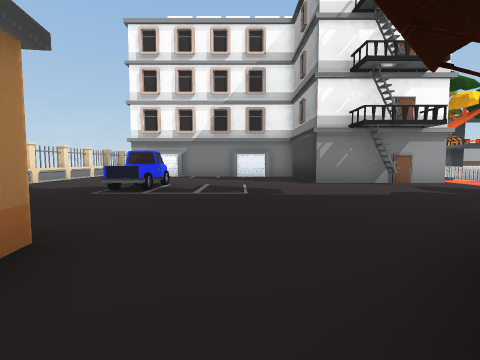
[1] (above)

15 first-person views from a walk through a Unity game level. The camera is 1.2 m above the floor, tilts 4° down and sees 85° across. The floor is counted in squares, 2 m on a side. Each view is taken from the middle of a square. On the plan, view 1 faces up. The plan holds only what a view shows up to about 9 squares ahead; the rest is blank. The place goes on beyond the plan. The player character is not drawn. Surface patterns are stand-ins for the level's own textures.

[2]
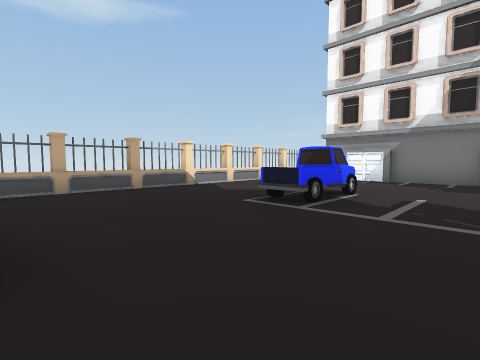

[3]
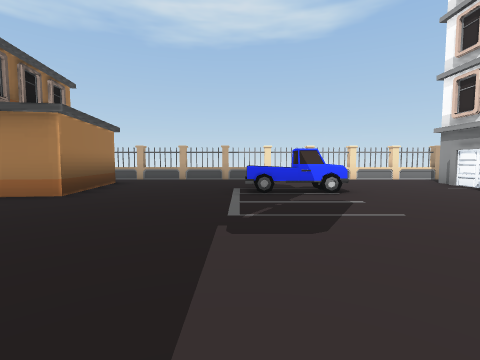

[4]
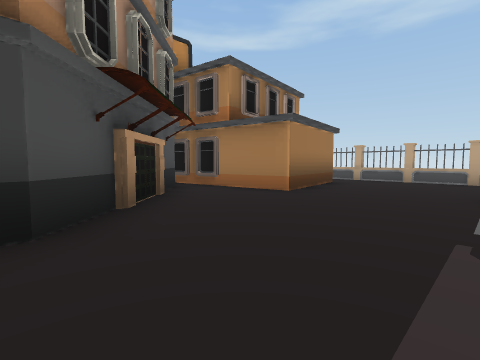

[5]
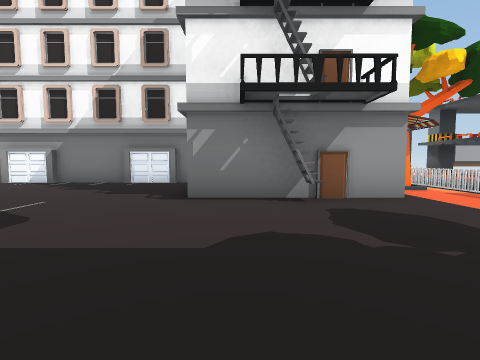

[6]
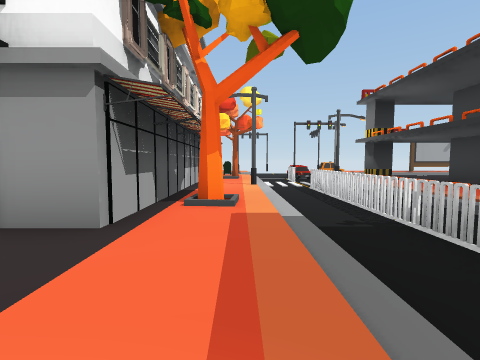

[7]
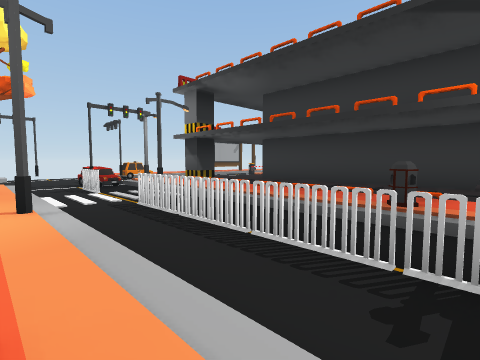

[8]
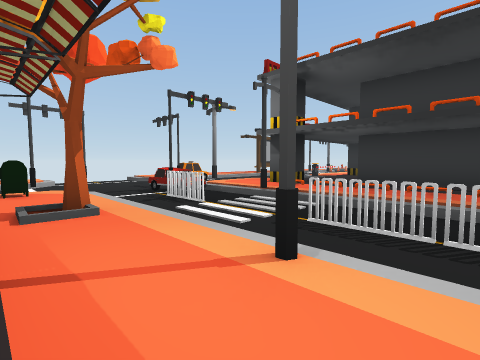

[9]
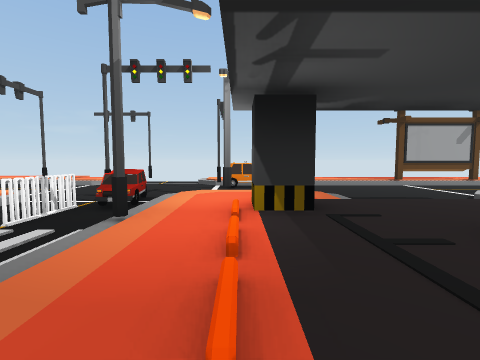

[10]
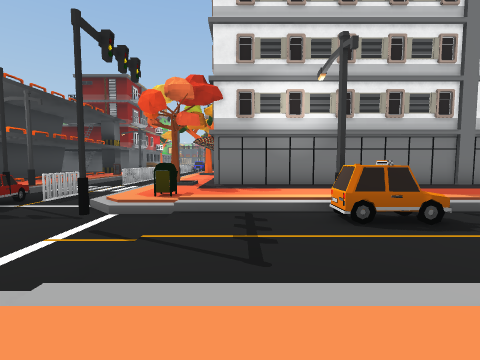

[11]
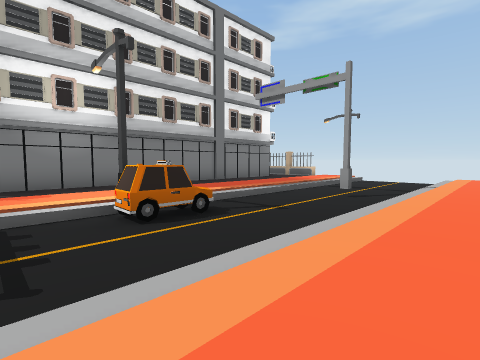

[12]
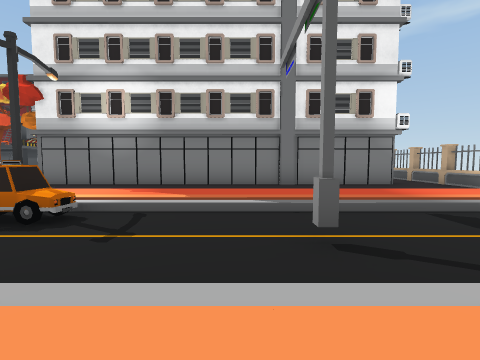

[13]
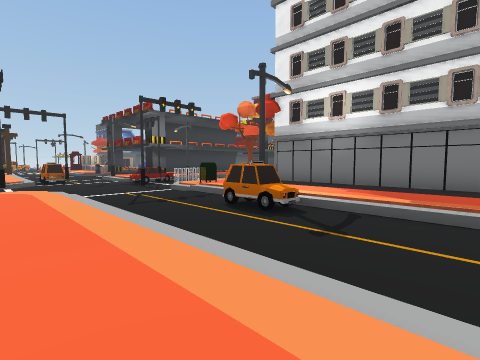

[14]
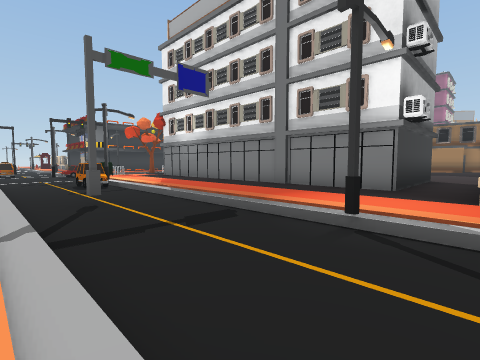

[15]
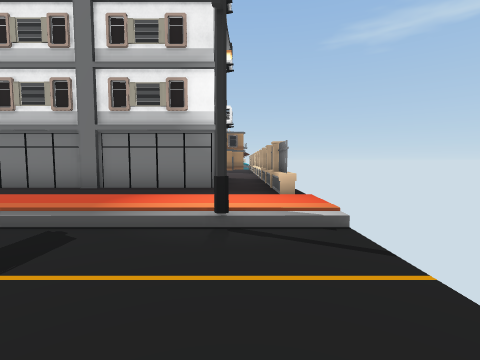

### Floor plan
Key: @ floor where view 1 was taken; # wall or solid block; . main floor; - floor 0.25 m lower than the main floor; : floor 1 m higher than the main floor; / step, stairs or slope; ^ raised ledge; T tree; B building; F fence; S streetlight; I bin; M mailbox; U bus; A taxi; O other object.
Columns run from 6 left of view 1 to 21 right of it. Each row starts with its distance up from view 1.
 22   ............
 21 ............//---/      UUUU
 20 -----#-----------/AA------
 19 ---------A---#----- ------
 18 /S///////S////--O S ----/
 17 ............M.--O.../
 16 ..............-F-.. //
 15 ^...........OT---S/...
 14 ^.##########./---./.B
 13 #.#         ..---./.B
 12 ^.#         .S-F-./.B
 11 ^.######    ..-F-./.B
 10 #........   ..-F-./.B
  9 ^........   OT-F-I/.B
  8 #........   ..-F-....
  7 ^...:.....B...-
  6 #...O.........-
  5 ^...O....... .
  4 ^..........
  3 #.........
  2 ^........#
  1 ^.###..B##
  0      .@##
 -1      ###

Where each view was taken, in squares from view 1:
view 1: 0 up, 0 right, facing up
view 2: 2 up, 0 right, facing up-left
view 3: 5 up, 3 right, facing left
view 4: 5 up, 3 right, facing down-left
view 5: 3 up, 3 right, facing up
view 6: 5 up, 7 right, facing up
view 7: 8 up, 7 right, facing up-right
view 8: 11 up, 6 right, facing up-right
view 9: 12 up, 12 right, facing up
view 10: 22 up, 5 right, facing down
view 11: 22 up, 5 right, facing down-left
view 12: 22 up, 0 right, facing down
view 13: 22 up, 0 right, facing down-right
view 14: 21 up, 6 left, facing down-right
view 15: 21 up, 5 left, facing down
